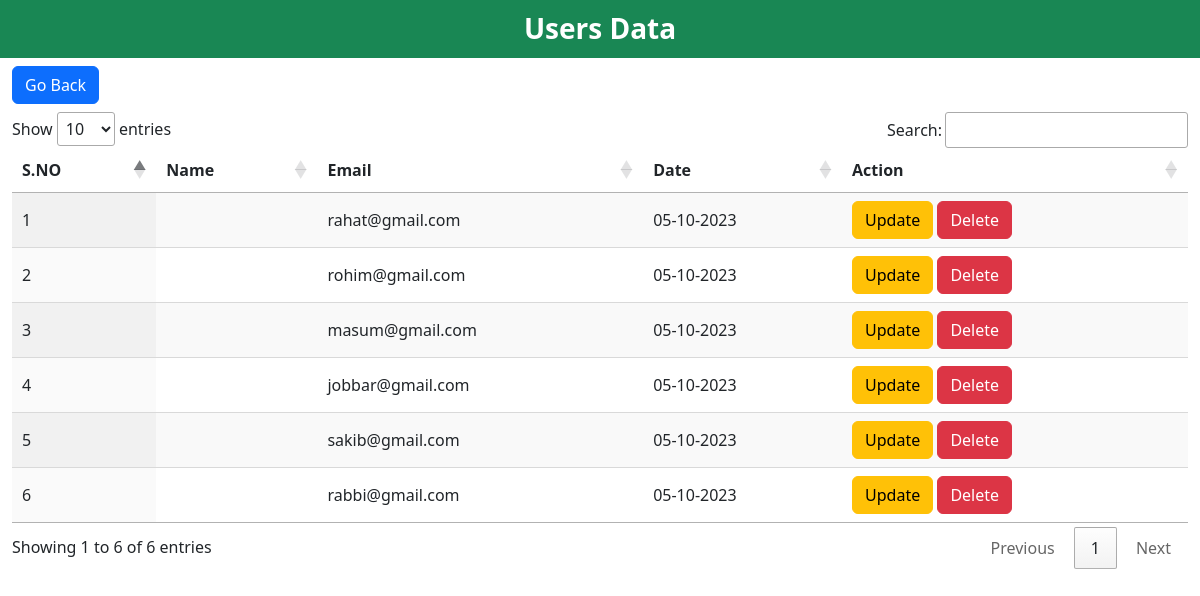
The page /partials/display.php on the database as committed earlier.
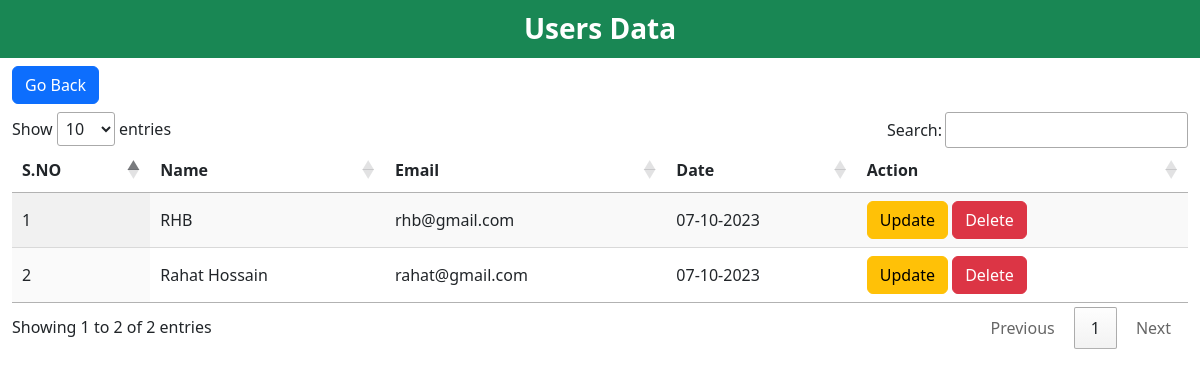
The same page on the database as committed later.
### tables this page shows
CREATE TABLE `users` (
  `id` int(11) NOT NULL,
  `name` text NOT NULL,
  `email` text NOT NULL,
  `password` varchar(255) NOT NULL,
  `date` datetime NOT NULL DEFAULT current_timestamp()
);

### partials/display.php (the view, shortened to what this page needs)
<?php include './dbconnect.php'; ?>
<!doctype html>
<html lang="en">
<head>
    <link href="https://cdn.jsdelivr.net/npm/bootstrap@5.3.2/dist/css/bootstrap.min.css" rel="stylesheet"
>
    <link rel="stylesheet" href="https://cdn.datatables.net/1.13.6/css/jquery.dataTables.min.css">
    <link rel="stylesheet" href="https://cdn.datatables.net/rowreorder/1.4.1/css/rowReorder.dataTables.min.css">
    <link rel="stylesheet" href="https://cdn.datatables.net/responsive/2.5.0/css/responsive.dataTables.min.css">
</head>
<body>
    <?php
    $sql = "SELECT * FROM `users`";
    $users = mysqli_query($connection, $sql);
    $num_rows = mysqli_num_rows($users);
    if ($num_rows > 0) {
        echo '
    <div class="bg-success text-center py-2 mb-2">
    <h1 class="fw-bold h3 text-white my-1">Users Data</h1>
    </div>
    <div class="container-fluid">
    <table id="example" class="display nowrap" style="width:100%">
    <div class="mb-2">
        <a href="/php-crud-website/"><button type="button" class="btn btn-primary">Go Back</button></a>
    </div>
        <thead>
            <tr>
                <th>S.NO</th>
                <th>Name</th>
                <th>Email</th>
                <th>Date</th>
                <th>Action</th>
            </tr>
        </thead>
        <tbody>';
        $no = 1;
        while ($user = mysqli_fetch_assoc($users)) {
            $orgDate = $user['date'];
            $newDate = date("d-m-Y", strtotime($orgDate));
            echo "<tr>
        <td>" . $no . "</td>
        <td>" . $user['name'] . "</td>
        <td>" . $user['email'] . "</td>
        <td>" . $newDate . "</td>
        <td>
<a href='/php-crud-website/partials/update.php?id=$user[id]&name=$user[name]&email=$user[email]'><button type='button' class='btn btn-warning'>Update</button></a>
<a href='/php-crud-website/partials/delete.php?id=$user[id]'><button type='button' class='btn btn-danger'>Delete</button></a>
        </td>
            </tr>";
            $no++;
        }
        echo '
        </tbody>
    </table>
</div>';
    }
    ?>
</body>
</html>

Rows that differ between the two databases and show on the page:
removed users: email "rahat@gmail.com", date "05-10-2023"
removed users: email "rohim@gmail.com", date "05-10-2023"
removed users: email "masum@gmail.com", date "05-10-2023"
removed users: email "jobbar@gmail.com", date "05-10-2023"
removed users: email "sakib@gmail.com", date "05-10-2023"
removed users: email "rabbi@gmail.com", date "05-10-2023"
added users: name "RHB", email "rhb@gmail.com", date "07-10-2023"
added users: name "Rahat Hossain", email "rahat@gmail.com", date "07-10-2023"
Other text that changed with them:
text written by a page script: "Show entries Search: Showing 1 to 6 of 6 entries Previous 1 Next" → "Show entries Search: Showing 1 to 2 of 2 entries Previous 1 Next"
